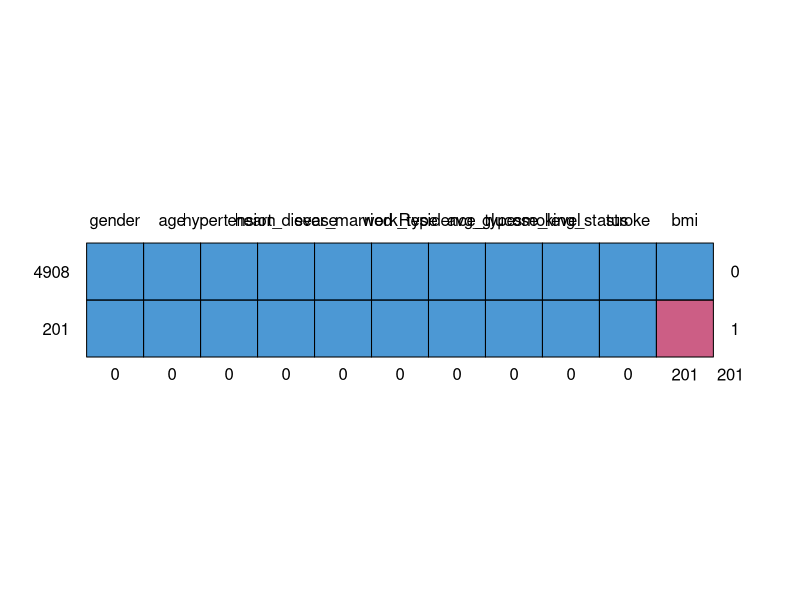
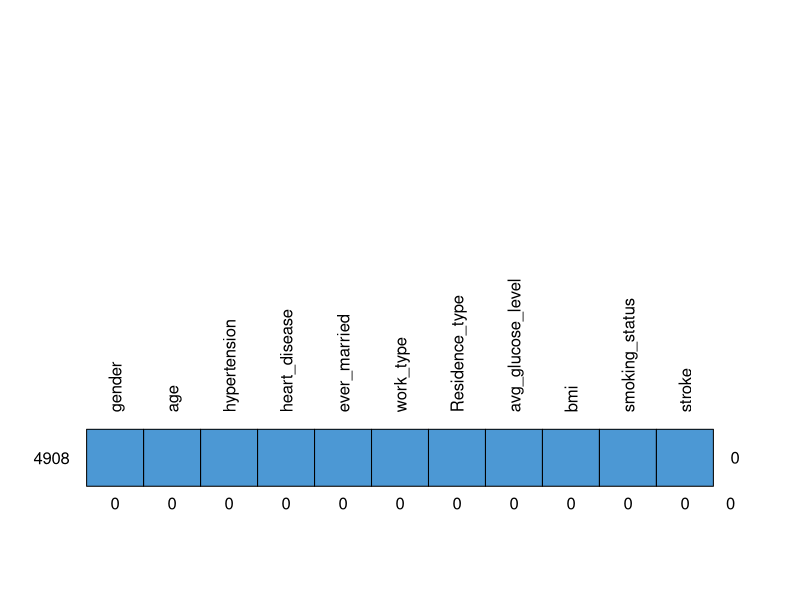
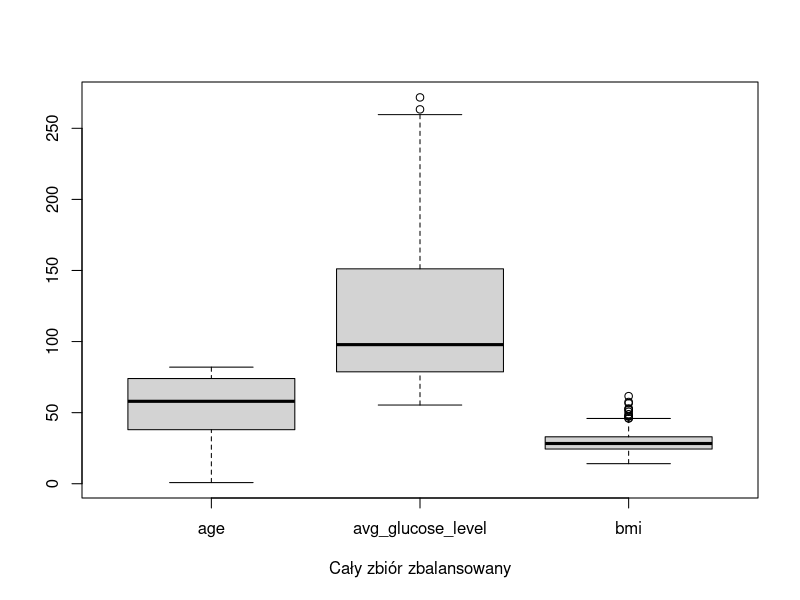
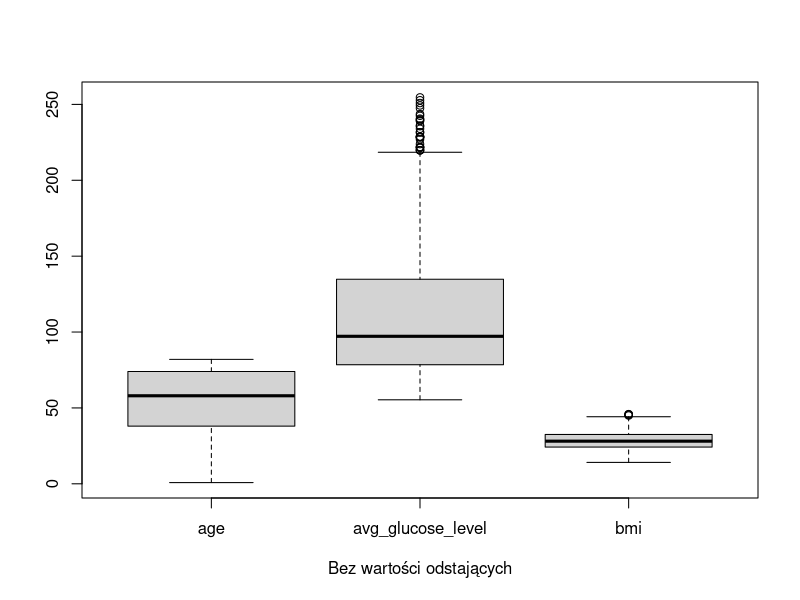
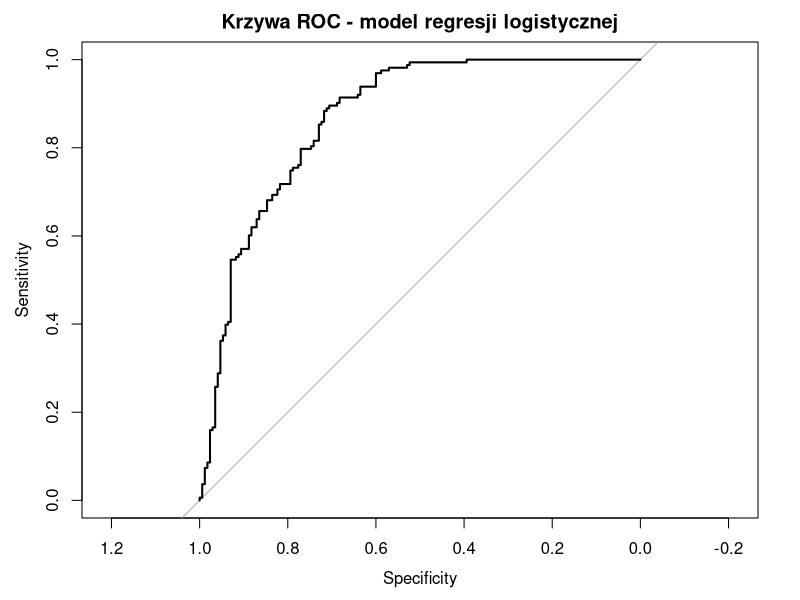
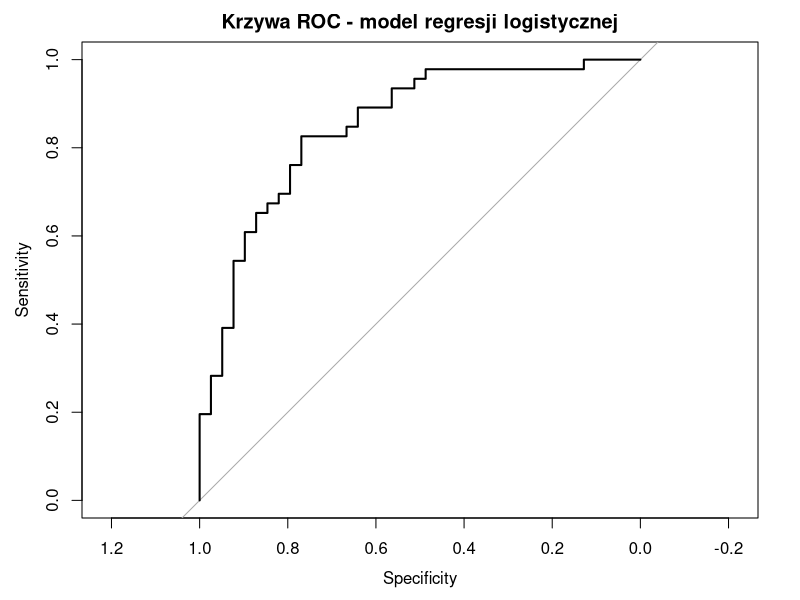
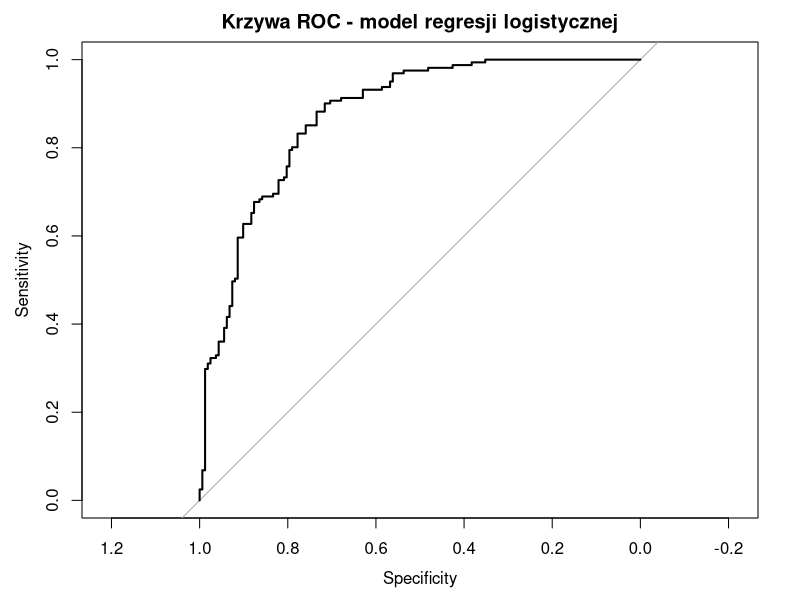
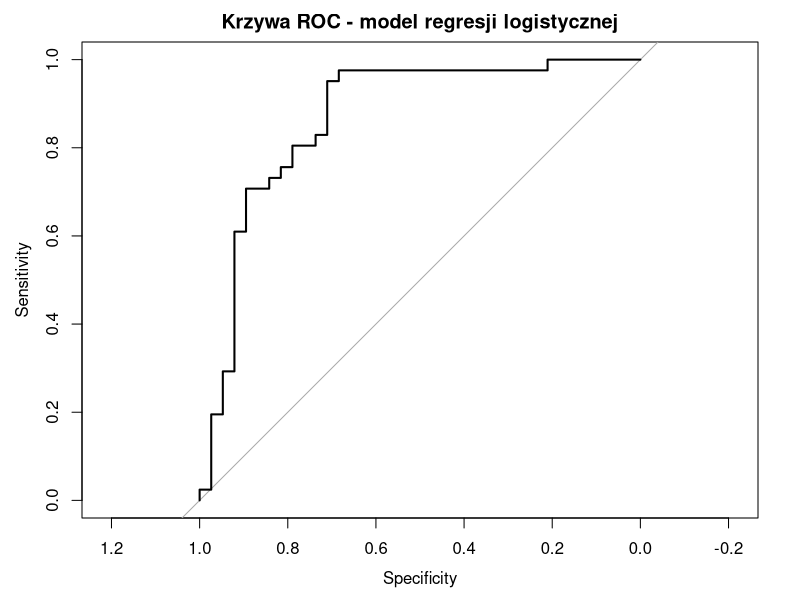

These charts were generated, in order, by the following R code:
library(stats)
library(e1071)
library(dplyr)
library(mice)
library(caret)
library(pROC)
library(tidyr)
library(ggplot2)

#============================
#Wczytanie i obróbka danych
#============================
dane_stroke = read.csv2("stroke.csv", dec = ".")
head(dane_stroke)

md.pattern(dane_stroke)
dane_stroke = na.omit(dane_stroke)
md.pattern(dane_stroke, rotate.names = TRUE)

dane_stroke$gender = ifelse(dane_stroke$gender=="Male", 1, 0) # Male to 1
dane_stroke$ever_married = ifelse(dane_stroke$ever_married=="Yes", 1, 0)
dane_stroke$Residence_type = ifelse(dane_stroke$Residence_type=="Urban", 1, 0) #Urban to 1

dane_stroke$work_type = as.factor(dane_stroke$work_type)
dane_stroke$smoking_status = as.factor(dane_stroke$smoking_status)
dane_stroke$gender = as.factor(dane_stroke$gender)
dane_stroke$hypertension = as.factor(dane_stroke$hypertension)
dane_stroke$heart_disease = as.factor(dane_stroke$heart_disease)
dane_stroke$ever_married = as.factor(dane_stroke$ever_married)
dane_stroke$Residence_type = as.factor(dane_stroke$Residence_type)
dane_stroke$stroke = as.factor(dane_stroke$stroke)

summary(dane_stroke)

#balansowanie zbioru
stroke_0 = dane_stroke[dane_stroke$stroke == 0, ]
stroke_1 = dane_stroke[dane_stroke$stroke == 1, ]

set.seed(123)
stroke_0_sample = stroke_0[sample(1:nrow(stroke_0), nrow(stroke_1)), ]

#cały zbiór zbalansowany
dane_stroke_final = rbind(stroke_0_sample, stroke_1)
summary(dane_stroke_final)

boxplot(dane_stroke_final[c("age", "avg_glucose_level", "bmi")], xlab="Cały zbiór zbalansowany")

#zbiór z usuniętymi outlierami

num_cols <- c("age", "avg_glucose_level", "bmi")

remove_outliers_iqr <- function(data, column) {
  Q1 <- quantile(data[[column]], 0.25, na.rm = TRUE)
  Q3 <- quantile(data[[column]], 0.75, na.rm = TRUE)
  IQR_value <- Q3 - Q1
  
  lower_bound <- Q1 - 1.5 * IQR_value
  upper_bound <- Q3 + 1.5 * IQR_value
  
  before <- nrow(data)
  data_clean <- data %>%
    filter(.data[[column]] >= lower_bound & .data[[column]] <= upper_bound)
  after <- nrow(data_clean)
  
  cat(column, ": usunięto", before - after, "obserwacji\n")
  
  return(data_clean)
}

dane_stroke_final2 <- dane_stroke_final
for (col in num_cols) {
  dane_stroke_final2 <- remove_outliers_iqr(dane_stroke_final2, col)
}

boxplot(dane_stroke_final2[c("age", "avg_glucose_level", "bmi")], xlab="Bez wartości odstających")

#Podział na zbiór uczący i testowy
set.seed(123)
index = sample(length(dane_stroke_final$gender), 85) #około 20% wszystkich obserwacji (418)
testowy = dane_stroke_final[index,]
uczacy = dane_stroke_final[-index,]

summary(uczacy) #Brak wartości dla work_type Never_worked
summary(testowy) #Brak wartości dla work_type Never_worked


#Podział na zbiór uczący i testowy bez wartości odstających
set.seed(123)
index2 = sample(length(dane_stroke_final2$gender), 77) #około 20% wszystkich obserwacji (383)
testowy2 = dane_stroke_final2[index,]
uczacy2 = dane_stroke_final2[-index,]


#====================
# ZADANIE 1
#====================

#Regresja logistyczna
#model na całym zbalansowanym zbiorze
glm_model = glm(stroke ~ ., data = uczacy, family = "binomial")
summary(glm_model)

#Predykcja na zbiorze uczącym
pred_uczacy = predict(glm_model, newdata = uczacy, type = "response")
prog_odciecia = 0.5
klasy_uczacy = ifelse(pred_uczacy >= prog_odciecia, 1, 0)
confusionMatrix(factor(klasy_uczacy), factor(uczacy$stroke), positive = "1")

roc_obj_u <- roc(uczacy$stroke, pred_uczacy)
auc(roc_obj_u)
plot(roc_obj_u, main = "Krzywa ROC - model regresji logistycznej")

#Predykcja na zbiorze testowym
pred_testowy <- predict(glm_model, newdata = testowy, type = "response")
klasy_testowy <- ifelse(pred_testowy >= prog_odciecia, 1, 0)
confusionMatrix(factor(klasy_testowy), factor(testowy$stroke), positive = "1")

roc_obj_t <- roc(testowy$stroke, pred_testowy)
auc(roc_obj_t)
plot(roc_obj_t, main = "Krzywa ROC - model regresji logistycznej")



#model bez wartości odstających
glm_model2 = glm(stroke ~ ., data = uczacy2, family = "binomial")
summary(glm_model2)

#Predykcja na zbiorze uczącym v2
pred_uczacy2 = predict(glm_model2, newdata = uczacy2, type = "response")
prog_odciecia2 = 0.5
klasy_uczacy2 = ifelse(pred_uczacy2 >= prog_odciecia2, 1, 0)
head(klasy_uczacy2, 10)
confusionMatrix(factor(klasy_uczacy2), factor(uczacy2$stroke), positive = "1")

roc_obj_u2 <- roc(uczacy2$stroke, pred_uczacy2)
auc(roc_obj_u2)
plot(roc_obj_u2, main = "Krzywa ROC - model regresji logistycznej")

#Predykcja na zbiorze testowym v2
pred_testowy2 <- predict(glm_model2, newdata = testowy2, type = "response")
klasy_testowy2 <- ifelse(pred_testowy2 >= prog_odciecia2, 1, 0)
confusionMatrix(factor(klasy_testowy2), factor(testowy2$stroke), positive = "1")

roc_obj_t2 <- roc(testowy2$stroke, pred_testowy2)
auc(roc_obj_t2)
plot(roc_obj_t2, main = "Krzywa ROC - model regresji logistycznej")



#==========================
# ZADANIE NR 2
#==========================

#BAYESA
#test normalności dla każdej ze zmiennych liczbowych
shapiro.test(dane_stroke_final[dane_stroke_final$stroke == "1", "age"])
shapiro.test(dane_stroke_final[dane_stroke_final$stroke == "0", "age"])

shapiro.test(dane_stroke_final[dane_stroke_final$stroke == "1", "avg_glucose_level"])
shapiro.test(dane_stroke_final[dane_stroke_final$stroke == "0", "avg_glucose_level"])

shapiro.test(dane_stroke_final[dane_stroke_final$stroke == "1", "bmi"])
shapiro.test(dane_stroke_final[dane_stroke_final$stroke == "0", "bmi"])



#model na podstawie naiwnego klasyfikatora Bayesa
nb_model = naiveBayes(stroke ~., data = dane_stroke_final)
nb_model

#Predykcja na zbiorze uczącym
pred_nb_uczacy <- predict(nb_model, newdata = uczacy, type="raw")
klasy_uczacy_nb <- ifelse(pred_nb_uczacy[, "1"] >= prog_odciecia, 1, 0)
confusionMatrix(factor(klasy_uczacy_nb, levels = c(0,1)), factor(uczacy$stroke, levels = c(0,1)), positive = "1")

#Predykcja na zbiorze testowym
pred_nb_test <- predict(nb_model, newdata = testowy, type="raw")
klasy_testowy_nb <- ifelse(pred_nb_test[,"1"] >= prog_odciecia, 1, 0)
confusionMatrix(factor(klasy_testowy_nb, levels = c(0,1)), factor(testowy$stroke, levels = c(0,1)), positive = "1")



#model na podstawie naiwnego klasyfikatora Bayesa bez outlierów
nb_model2 = naiveBayes(stroke ~., data = dane_stroke_final2)
nb_model2

#Predykcja na zbiorze uczącym v2
pred_nb_uczacy2 <- predict(nb_model2, newdata = uczacy2, type="raw")
klasy_uczacy_nb2 <- ifelse(pred_nb_uczacy2[, "1"] >= prog_odciecia2, 1, 0)
confusionMatrix(factor(klasy_uczacy_nb2, levels = c(0,1)), factor(uczacy2$stroke, levels = c(0,1)), positive = "1")

#Predykcja na zbiorze testowym v2
pred_nb_test2 <- predict(nb_model2, newdata = testowy2, type="raw")
klasy_testowy_nb2 <- ifelse(pred_nb_test2[,"1"] >= prog_odciecia2, 1, 0)
confusionMatrix(factor(klasy_testowy_nb2, levels = c(0,1)), factor(testowy2$stroke, levels = c(0,1)), positive = "1")



#Porównanie wyników z regresją logistyczną
cm_logit <- confusionMatrix(factor(klasy_testowy, levels = c(0,1)), factor(testowy$stroke, levels = c(0,1)), positive = "1")
roc_logit <- roc(testowy$stroke, pred_testowy)

cm_logit2 <- confusionMatrix(factor(klasy_testowy2, levels = c(0,1)), factor(testowy2$stroke, levels = c(0,1)), positive = "1")
roc_logit2 <- roc(testowy2$stroke, pred_testowy2)

cm_nb <- confusionMatrix(factor(klasy_testowy_nb, levels = c(0,1)), factor(testowy$stroke, levels = c(0,1)), positive = "1")
roc_nb <- roc(testowy$stroke, pred_nb_test[, "1"])

cm_nb2 <- confusionMatrix(factor(klasy_testowy_nb2, levels = c(0,1)), factor(testowy2$stroke, levels = c(0,1)), positive = "1")
roc_nb2 <- roc(testowy2$stroke, pred_nb_test2[, "1"])

#tabelka z porównaniem 4 modeli
df_porownanie2 = data.frame(
  Model = c("Logit", "Logit w/o outliers", "Naive Bayes", "Naive Bayes w/o outliers"),
  Accuracy = c(cm_logit$overall["Accuracy"], cm_logit2$overall["Accuracy"], cm_nb$overall["Accuracy"], cm_nb2$overall["Accuracy"]),
  Sensitivity = c(cm_logit$byClass["Sensitivity"], cm_logit2$byClass["Sensitivity"], cm_nb$byClass["Sensitivity"], cm_nb2$byClass["Sensitivity"]),
  Specificity = c(cm_logit$byClass["Specificity"], cm_logit2$byClass["Specificity"], cm_nb$byClass["Specificity"], cm_nb2$byClass["Specificity"]),
  Precision = c(cm_logit$byClass["Precision"], cm_logit2$byClass["Precision"], cm_nb$byClass["Precision"], cm_nb2$byClass["Precision"]),
  F1 = c(cm_logit$byClass["F1"], cm_logit2$byClass["F1"], cm_nb$byClass["F1"], cm_nb2$byClass["F1"]),
  AUC = c(auc(roc_logit), auc(roc_logit2), auc(roc_nb), auc(roc_nb2))
)


#===========================
# ZADANIE 3
#===========================
#Jak zmiana progu odcięcia wpływa na wyniki
evaluate_cutoff <- function(prog, prob, y_true) {
  pred <- factor(ifelse(prob >= prog, 1, 0), levels = c(0,1))
  y_true <- factor(y_true, levels = c(0,1))
  cm <- confusionMatrix(pred, y_true, positive = "1")
  return(data.frame(
    cutoff = prog,
    Accuracy = cm$overall["Accuracy"],
    Sensitivity = cm$byClass["Sensitivity"],
    Specificity = cm$byClass["Specificity"]
  ))
}

#progi odcięcia
cutoffs <- seq(0.1, 0.9, by = 0.05)

results_logit <- do.call(rbind, lapply(cutoffs, function(c) {
  evaluate_cutoff(c, pred_testowy, testowy$stroke)
}))

results_logit2 <- do.call(rbind, lapply(cutoffs, function(c) {
  evaluate_cutoff(c, pred_testowy2, testowy2$stroke)
}))

results_nb <- do.call(rbind, lapply(cutoffs, function(c) {
  evaluate_cutoff(c, pred_nb_test[, "1"], testowy$stroke)
}))

results_nb2 <- do.call(rbind, lapply(cutoffs, function(c) {
  evaluate_cutoff(c, pred_nb_test2[, "1"], testowy2$stroke)
}))


results_logit$model <- "Logit"
results_logit2$model <- "Logit w/o outliers"
results_nb$model <- "Naive Bayes"
results_nb2$model <- "Naive Bayes w/o outliers"

# Połączenie wszystkich wyników
results_all <- bind_rows(results_logit, results_logit2, results_nb, results_nb2)

# Przekształcenie do formatu long dla ggplot
results_long <- results_all %>%
  pivot_longer(cols = c("Accuracy", "Sensitivity", "Specificity"),
               names_to = "Metric",
               values_to = "Value")

ggplot(results_long, aes(x = cutoff, y = Value, color = model)) +
  geom_line(size = 1) +
  geom_point() +
  facet_wrap(~ Metric, scales = "free_y") +
  labs(
    title = "Zmiana miar klasyfikacji w zależności od progu odcięcia",
    x = "Próg odcięcia",
    y = "Wartość miary",
    color = "Model"
  ) +
  theme_minimal() +
  theme(
    strip.text = element_text(size = 12, face = "bold"),
    legend.position = "bottom"
  )



#Wykresy krzywej ROC dla przedstawionych 4 modeli
plot(roc_logit, col="blue", main="ROC: Logit vs Logit w/o outliers vs Naive Bayes")
lines(roc_logit2, col="green")
lines(roc_nb, col="red")
lines(roc_nb2, col = "orange")
legend("bottomright", legend=c("Logit", "Logit w/o outliers", "Naive Bayes", "Naive Bayes w/o outliers"), col=c("blue", "green", "red", "orange"), lwd=2)
